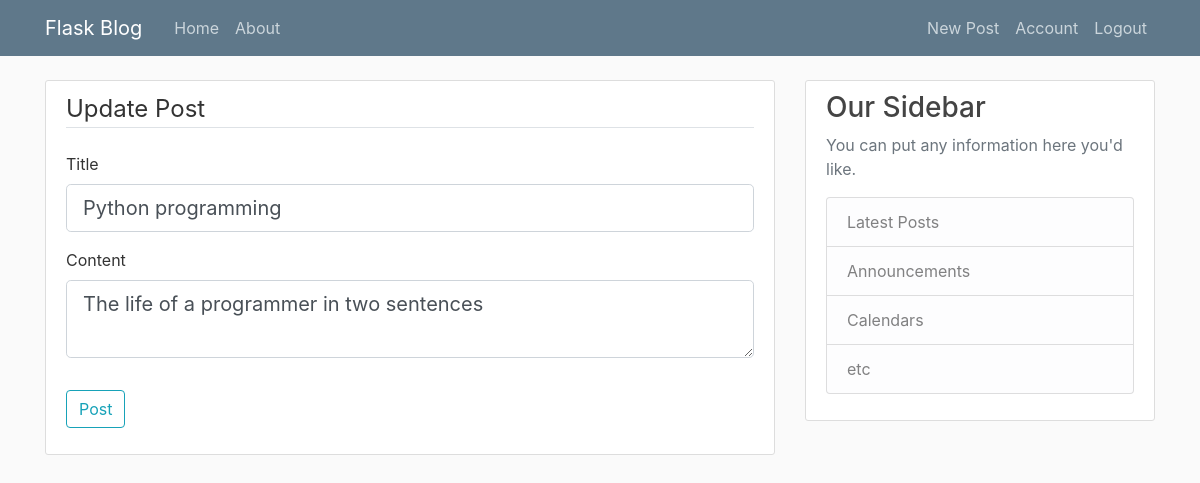
Page /post/5/update (signed in) on the earlier database version.
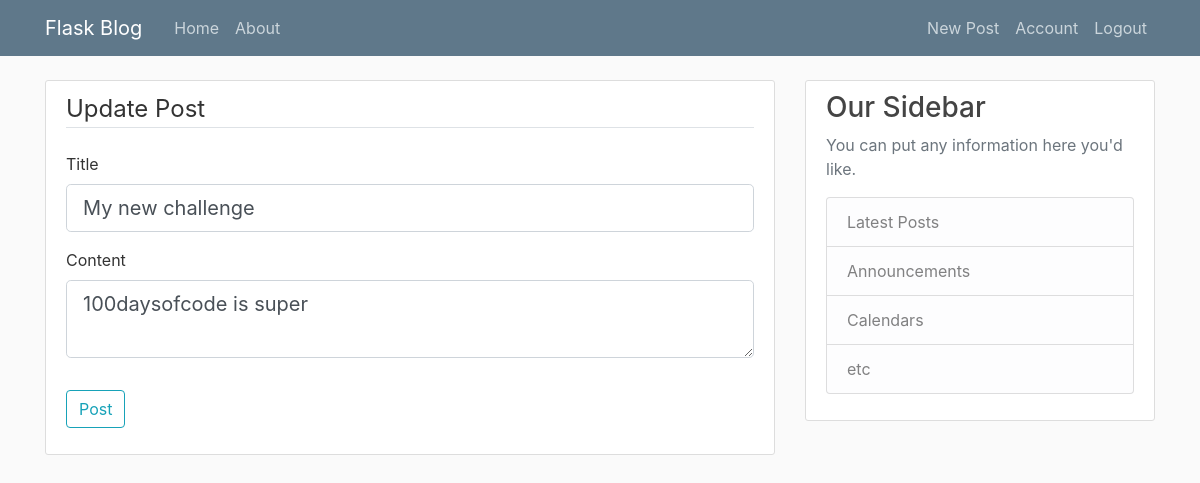
Same page on the later database version.
### flaskblog/models.py (models this page shows, shortened)
class Post(db.Model):
	id = db.Column(db.Integer, primary_key = True)
	title = db.Column(db.String(20), nullable= False)
	date_posted = db.Column(db.DateTime, nullable = False, default = datetime.utcnow)
	content = db.Column(db.Text, nullable = False)
	user_id = db.Column(db.Integer, db.ForeignKey("user.id"), nullable = False)

### flaskblog/routes.py (the view)
@app.route('/post/<int:post_id>/update', methods=['GET', 'POST'])
@login_required
def update_post(post_id):
	post = Post.query.get_or_404(post_id)
	if post.author != current_user:
		abort(404)
	form = PostForm()
	if form.validate_on_submit():
		post.title = form.title.data
		post.content = form.content.data
		db.session.commit()
		flash("Your post has been updates!", 'success')
		return redirect(url_for('home'))
	elif request.method == "GET":
		form.title.data = post.title
		form.content.data = post.content
	return render_template('create_post.html', title ="Update Post",
							form=form, legend="Update Post")

### flaskblog/forms.py
class PostForm(FlaskForm):
	title = StringField('Title', validators = [DataRequired()])
	content = TextAreaField('Content', validators = [DataRequired()])
	submit = SubmitField("Post")

### flaskblog/models.py (called while the page is built)
@login_manager.user_loader
def load_user(user_id):
    return User.query.get(int(user_id))

### flaskblog/templates/create_post.html (shortened to what this page needs)
{% extends "layout.html" %}
{% block css %}
	<link rel="stylesheet" type="text/css" href="{{ url_for('static', filename = 'main.css')}}">
{% endblock %}
{% block content %}
	<div class="content-section">
		<form method="POST" action="">
			<fieldset class="form-group">
				<legend class="border-bottom mb-4">{{ legend }}</legend>
					<div class="form-group">
						{{ form.title.label(class="form-control-label") }}
						{% if form.title.errors %}
							{{ form.title(class= "form-control form-control-lg is-invalid") }}
							<div class="invalid-feedback">
								{% for error in form.title.errors %}
									<span> {{error}} </span>
								{% endfor %}
							</div>
						{% else %}
							{{ form.title(class= "form-control form-control-lg") }}
						{% endif %}
					</div>
					<div class="form-group">
						{{ form.content.label(class="form-control-label") }}
						{% if form.content.errors %}
							{{ form.content(class= "form-control form-control-lg is-invalid") }}
							<div class="invalid-feedback" >
								{% for error in form.content.errors %}
									<span> {{error}} </span>
								{% endfor %}
							</div>
						{% else %}
							{{ form.content(class= "form-control form-control-lg") }}
						{% endif %}
					</div>
			</fieldset>
			<div class="form-group mt-3">
				{{ form.submit(class="btn btn-outline-info") }}
			</div>
		</form>
	</div>
{% endblock content %}

Differences in the rows shown:
changed Post: title "Python programming" → "My new challenge"; content "The life of a programmer in two sentences" → "100daysofcode is super"
